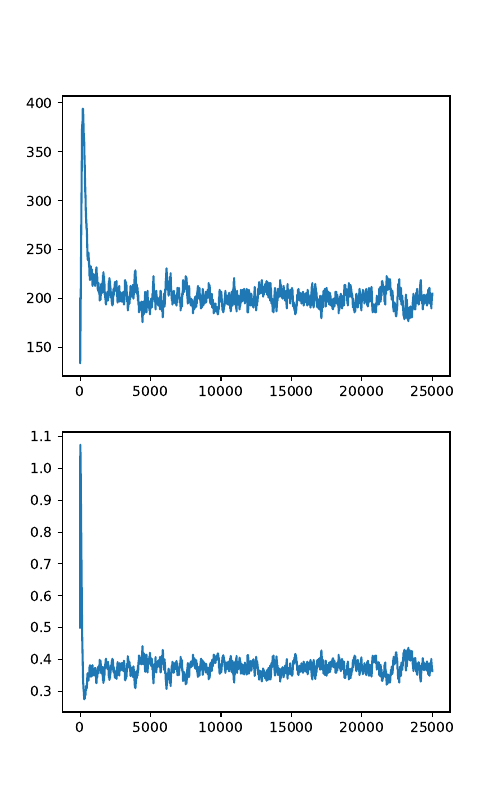

Here is the Python script that generated this plot:
import numpy as np
import matplotlib.pyplot as plt

N, E_T = np.genfromtxt("walkers.csv", delimiter=",", unpack=True)

fig,axs = plt.subplots(2,1,figsize=(5,8))

plt.sca(axs[0])
plt.plot(N)

plt.sca(axs[1])
plt.plot(E_T)

plt.savefig("H3.pdf")